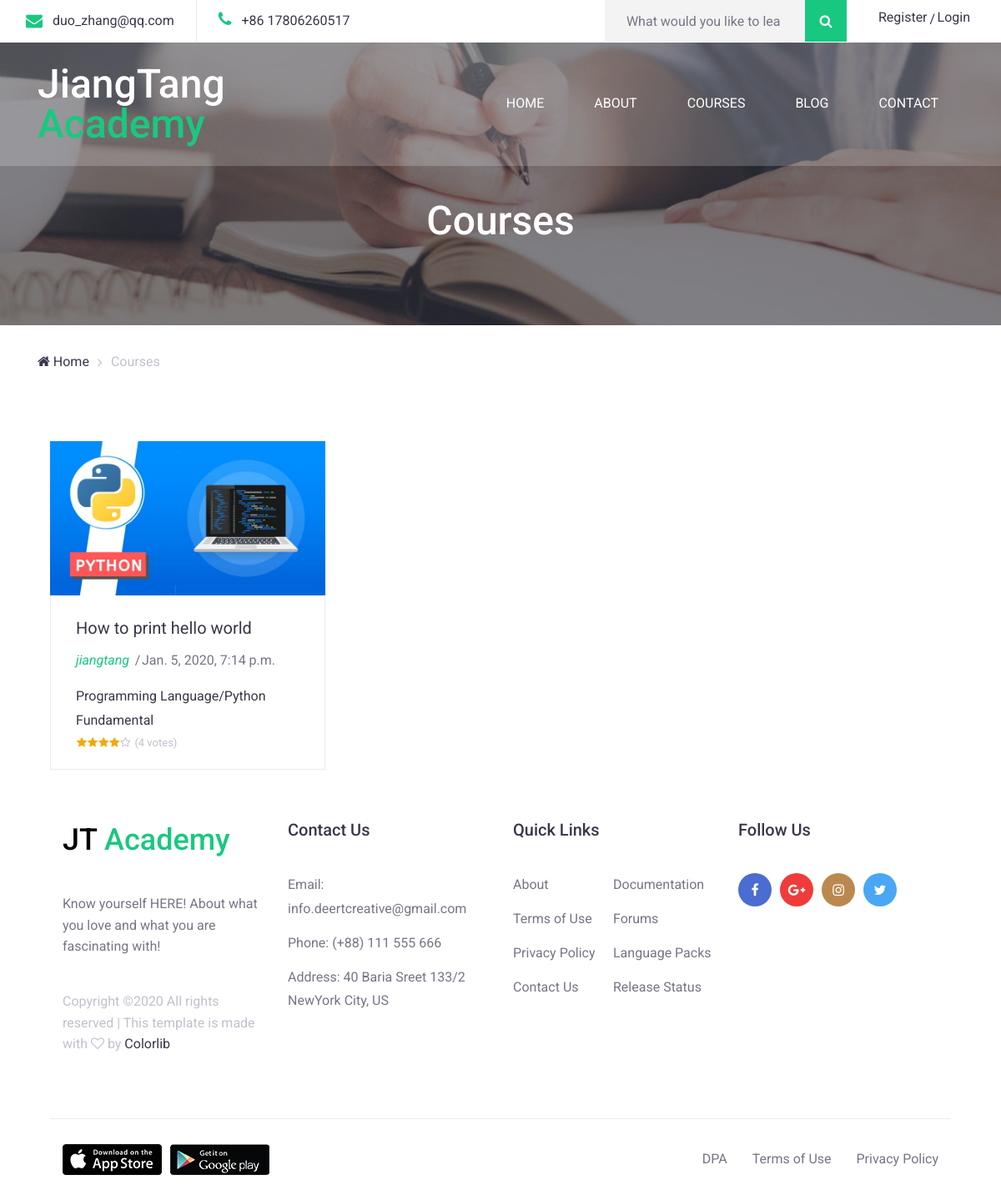
The app's page /courses/3, older data.
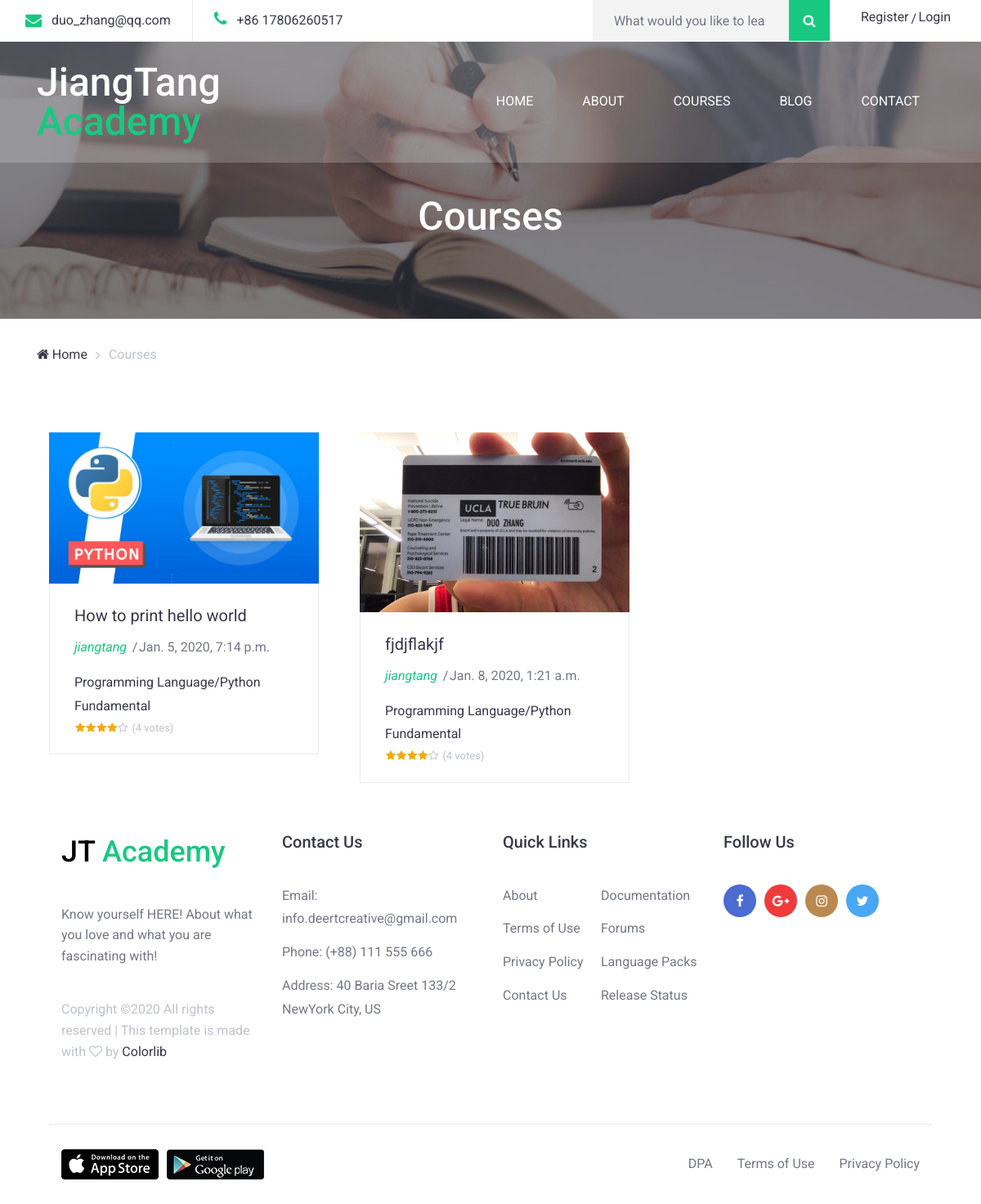
The same page, newer data.
### main/models.py (models this page shows, shortened)
class Tutorial(models.Model):
    tutorial_title = models.CharField(max_length=200)
    tutorial_content = models.TextField()
    tutorial_published = models.DateTimeField('date published', default=timezone.now())
    tutorial_series = models.ForeignKey(TutorialSeries, default=1, verbose_name="Series", on_delete=models.SET_DEFAULT)
    tutorial_categories = models.ForeignKey(TutorialCategory, default=1, verbose_name="Categories",
                                            on_delete=models.SET_DEFAULT)
    tutorial_slug = models.CharField(max_length=200, default=1)
    tutorial_uploader = models.ForeignKey(settings.AUTH_USER_MODEL, verbose_name="Author", on_delete=models.CASCADE)
    file = models.ImageField(upload_to="profile_images", blank=True, default="profile_images/default.png")
    videofile = models.FileField(upload_to='videos', null=True, verbose_name="video", blank=True)

class TutorialCategory(models.Model):
    category = models.CharField(max_length=200)
    category_summary = models.CharField(max_length=200)
    category_slug = models.CharField(max_length=200, default=1)
    class Meta:
        verbose_name_plural = "Categories"
    def __str__(self):
        return self.category

class TutorialSeries(models.Model):
    series = models.CharField(max_length=200)
    series_category = models.ForeignKey(TutorialCategory, default=1, verbose_name="Category",
                                        on_delete=models.SET_DEFAULT)
    series_summary = models.CharField(max_length=200)
    class Meta:
        verbose_name_plural = "Series"
    def __str__(self):
        return self.series

### main/views.py (the view)
# urls.py: path("courses/<pk>", views.courses_series, name="course_series"),
def courses_series(request, pk):
    args = {
        "tutorials": Tutorial.objects.filter(tutorial_series_id=pk),
    }
    return render(request, 'main/courses_series.html', args)

### main/templates/main/courses_series.html (shortened to what the changed rows need)
<!DOCTYPE html>
<html lang="en">
<head>
    <link rel="stylesheet" href="../../static/main/css/bootstrap.min.css">
    <link rel="stylesheet" href="../../static/main/css/font-awesome.min.css">
    <link rel="stylesheet" href="../../static/main/css/elegant-fonts.css">
    <link rel="stylesheet" href="../../static/main/css/themify-icons.css">
    <link rel="stylesheet" href="../../static/main/css/swiper.min.css">
    <link rel="stylesheet" href="../../static/main/css/style.css">
</head>
<body class="about-page">
<div class="page-header">
    <header class="site-header">
        {% include 'main/includes/navbaritems.html' %}
    </header>
    <div class="page-header-overlay">
        <div class="container">
            <div class="row">
                <div class="col-12">
                    <header class="entry-header">
                        <h1>Courses</h1>
                    </header>
                </div>
            </div>
        </div>
    </div>
</div>
<div class="container">
    <div class="container">
        <div class="row">
            <div class="col-12 col-lg-8">
                <div class="featured-courses courses-wrap">
                    <div class="row mx-m-25">
                             {% for tutorial in tutorials %}
                        <div class="col-12 col-md-6 px-25">
                            <div class="course-content">
                                <figure class="course-thumbnail">
                                    <a href="{% url "main:single_slug" tutorial.tutorial_slug %}"><img
                                            src="{{ tutorial.file.url }}" alt=""></a>
                                </figure>
                                <div class="course-content-wrap">
                                    <header class="entry-header">
                                        <h2 class="entry-title"><a
                                                href="{% url "main:single_slug" tutorial.tutorial_slug %}">{{ tutorial.tutorial_title }}</a>
                                        </h2>
                                        <div class="entry-meta flex flex-wrap align-items-center">
                                            <div class="course-author"><a
                                                    href="{% url 'main:profile_pk' tutorial.tutorial_uploader_id %}">{{ tutorial.tutorial_uploader }}</a>
                                            </div>
                                            <div class="course-date">{{ tutorial.tutorial_published }}</div>
                                        </div>
                                    </header>
                                    <footer class="entry-footer flex flex-wrap justify-content-between align-items-center">
                                        <div>
                                            {{tutorial.tutorial_categories}}/{{ tutorial.tutorial_series }}
                                        </div>
                                        <div class="course-ratings flex justify-content-end align-items-center">
                                            <span class="fa fa-star checked"></span>
                                            <span class="fa fa-star checked"></span>
                                            <span class="fa fa-star checked"></span>
                                            <span class="fa fa-star checked"></span>
                                            <span class="fa fa-star-o"></span>
                                            <span class="course-ratings-count">(4 votes)</span>
                                        </div>
                                    </footer>
                                </div>
                            </div>
                        </div>
                    {% endfor %}
                    </div>
                </div>
            </div>
        </div>
        {% include 'main/includes/footer.html' %}
    </div>
</body>
</html>

Row changes from the older to the newer data that the page shows:
added Tutorial: file (picture), tutorial_title "fjdjflakjf", tutorial_uploader "jiangtang", tutorial_published "Jan. 8, 2020, 1:21 a.m.", tutorial_categories "Programming Language", tutorial_series "Python Fundamental"
